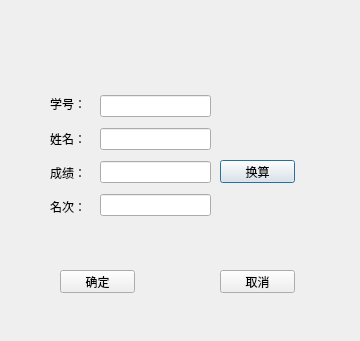
<?xml version="1.0" encoding="UTF-8"?>
<ui version="4.0">
 <class>addDialog</class>
 <widget class="QDialog" name="addDialog">
  <property name="geometry">
   <rect>
    <x>0</x>
    <y>0</y>
    <width>360</width>
    <height>341</height>
   </rect>
  </property>
  <property name="windowTitle">
   <string>Dialog</string>
  </property>
  <widget class="QWidget" name="verticalLayoutWidget_2">
   <property name="geometry">
    <rect>
     <x>50</x>
     <y>90</y>
     <width>38</width>
     <height>131</height>
    </rect>
   </property>
   <layout class="QVBoxLayout" name="verticalLayout_2">
    <item>
     <widget class="QLabel" name="label">
      <property name="autoFillBackground">
       <bool>false</bool>
      </property>
      <property name="text">
       <string>学号：</string>
      </property>
     </widget>
    </item>
    <item>
     <widget class="QLabel" name="label_2">
      <property name="text">
       <string>姓名：</string>
      </property>
     </widget>
    </item>
    <item>
     <widget class="QLabel" name="label_3">
      <property name="text">
       <string>成绩：</string>
      </property>
     </widget>
    </item>
    <item>
     <widget class="QLabel" name="label_4">
      <property name="text">
       <string>名次：</string>
      </property>
     </widget>
    </item>
   </layout>
  </widget>
  <widget class="QWidget" name="verticalLayoutWidget">
   <property name="geometry">
    <rect>
     <x>100</x>
     <y>90</y>
     <width>111</width>
     <height>131</height>
    </rect>
   </property>
   <layout class="QVBoxLayout" name="verticalLayout">
    <item>
     <widget class="QLineEdit" name="idlineEdit"/>
    </item>
    <item>
     <widget class="QLineEdit" name="namelineEdit"/>
    </item>
    <item>
     <widget class="QLineEdit" name="scorelineEdit"/>
    </item>
    <item>
     <widget class="QLineEdit" name="ranklineEdit"/>
    </item>
   </layout>
  </widget>
  <widget class="QPushButton" name="calculatepushButton">
   <property name="geometry">
    <rect>
     <x>220</x>
     <y>160</y>
     <width>75</width>
     <height>23</height>
    </rect>
   </property>
   <property name="text">
    <string>换算</string>
   </property>
  </widget>
  <widget class="QPushButton" name="yesButton">
   <property name="geometry">
    <rect>
     <x>60</x>
     <y>270</y>
     <width>75</width>
     <height>23</height>
    </rect>
   </property>
   <property name="text">
    <string>确定</string>
   </property>
  </widget>
  <widget class="QPushButton" name="noButton">
   <property name="geometry">
    <rect>
     <x>220</x>
     <y>270</y>
     <width>75</width>
     <height>23</height>
    </rect>
   </property>
   <property name="text">
    <string>取消</string>
   </property>
  </widget>
  <widget class="QLabel" name="umbrellaLabel">
   <property name="geometry">
    <rect>
     <x>220</x>
     <y>0</y>
     <width>141</width>
     <height>111</height>
    </rect>
   </property>
   <property name="text">
    <string/>
   </property>
   <property name="pixmap">
    <pixmap resource="icon.qrc">:/images/umbrella.png</pixmap>
   </property>
   <property name="scaledContents">
    <bool>true</bool>
   </property>
  </widget>
 </widget>
 <resources>
  <include location="icon.qrc"/>
 </resources>
 <connections>
  <connection>
   <sender>noButton</sender>
   <signal>clicked()</signal>
   <receiver>addDialog</receiver>
   <slot>reject()</slot>
   <hints>
    <hint type="sourcelabel">
     <x>296</x>
     <y>247</y>
    </hint>
    <hint type="destinationlabel">
     <x>303</x>
     <y>195</y>
    </hint>
   </hints>
  </connection>
  <connection>
   <sender>yesButton</sender>
   <signal>clicked()</signal>
   <receiver>addDialog</receiver>
   <slot>accept()</slot>
   <hints>
    <hint type="sourcelabel">
     <x>107</x>
     <y>250</y>
    </hint>
    <hint type="destinationlabel">
     <x>74</x>
     <y>202</y>
    </hint>
   </hints>
  </connection>
 </connections>
</ui>
